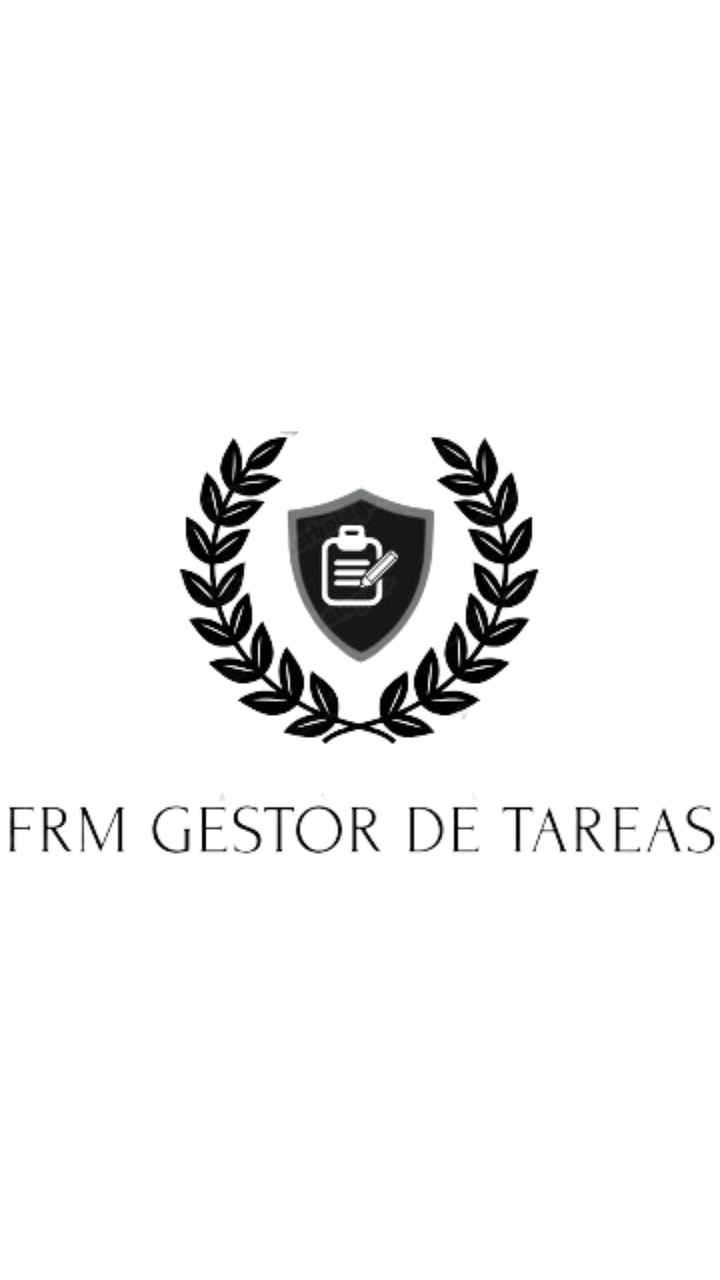
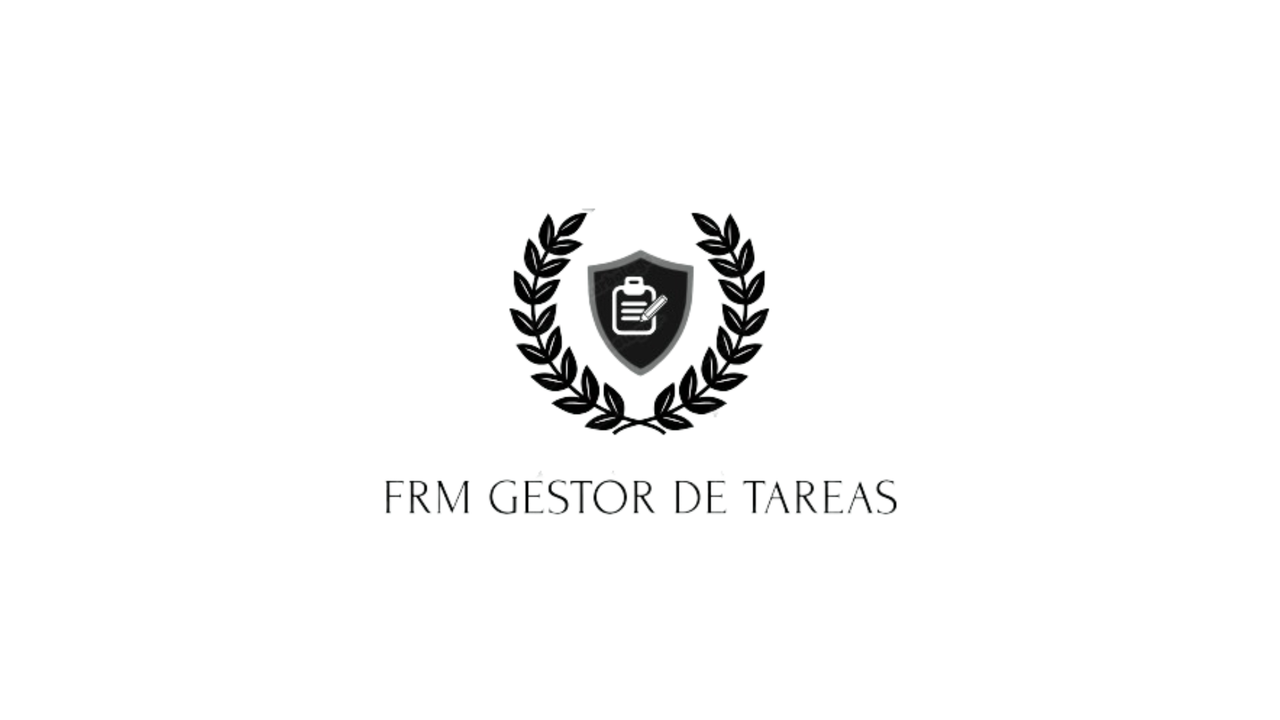

Two renders of one Android screen. The first uses the default layout on a phone; the second uses the alternative layout the repository ships for a different screen configuration, on a matching device. The two XML files are below.
<!-- AndroidManifest.xml: application theme Theme.Proyecto -->
<!-- res/layout/activity_splash_screen.xml -->
<?xml version="1.0" encoding="utf-8"?>
<androidx.constraintlayout.widget.ConstraintLayout xmlns:android="http://schemas.android.com/apk/res/android"
    xmlns:app="http://schemas.android.com/apk/res-auto"
    xmlns:tools="http://schemas.android.com/tools"
    android:layout_width="match_parent"
    android:layout_height="match_parent"
    android:background="#FFFFFF"
    android:orientation="vertical"
    tools:context=".SplashScreenActivity">

    <ImageView
        android:id="@+id/imageView"
        android:layout_width="wrap_content"
        android:layout_height="wrap_content"
        android:background="#FFFFFF"
        android:scaleType="centerCrop"
        android:src="@drawable/fotor_20240314161420_removebg_preview"
        app:layout_constraintBottom_toBottomOf="parent"
        app:layout_constraintEnd_toEndOf="parent"
        app:layout_constraintHorizontal_bias="1.0"
        app:layout_constraintStart_toStartOf="parent"
        app:layout_constraintTop_toTopOf="parent"
        android:contentDescription="@string/logo_gestor_de_tareas" />

</androidx.constraintlayout.widget.ConstraintLayout>
<!-- resources referenced by this layout -->
<resources>
  <!-- drawable fotor_20240314161420_removebg_preview: png bitmap (drawable, 60338 bytes) -->
  <string name="logo_gestor_de_tareas">Logo Gestor de Tareas</string>
  <style name="Theme.Proyecto" parent="Base.Theme.Proyecto" />
  <style name="Base.Theme.Proyecto" parent="Theme.Material3.DayNight.NoActionBar">
          
          
      </style>
</resources>
<!-- res/layout-land/activity_splash_screen.xml (the repository's variant of the layout above) -->
<!-- drawn on the phone turned sideways -->
<?xml version="1.0" encoding="utf-8"?>
<androidx.constraintlayout.widget.ConstraintLayout xmlns:android="http://schemas.android.com/apk/res/android"
    xmlns:app="http://schemas.android.com/apk/res-auto"
    xmlns:tools="http://schemas.android.com/tools"
    android:layout_width="match_parent"
    android:layout_height="match_parent"
    android:background="#FFFFFF"
    tools:context=".SplashScreenActivity">

    <ImageView
        android:id="@+id/imageView"
        android:layout_width="wrap_content"
        android:layout_height="wrap_content"
        android:contentDescription="@string/logo_gestor_de_tareas"
        android:scaleType="centerInside"
        android:src="@drawable/fotor_20240314161420_removebg_preview"
        app:layout_constraintBottom_toBottomOf="parent"
        app:layout_constraintEnd_toEndOf="parent"
        app:layout_constraintStart_toStartOf="parent"
        app:layout_constraintTop_toTopOf="parent"
        app:layout_constraintVertical_bias="0.5"
        app:layout_constraintHorizontal_bias="0.5" />

</androidx.constraintlayout.widget.ConstraintLayout>
